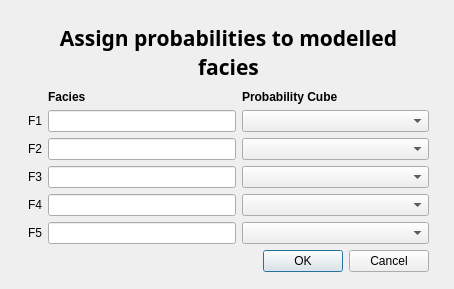
<?xml version="1.0" encoding="UTF-8"?>
<ui version="4.0">
 <class>Form</class>
 <widget class="QWidget" name="Form">
  <property name="geometry">
   <rect>
    <x>0</x>
    <y>0</y>
    <width>454</width>
    <height>289</height>
   </rect>
  </property>
  <property name="windowTitle">
   <string>Form</string>
  </property>
  <widget class="QWidget" name="">
   <property name="geometry">
    <rect>
     <x>28</x>
     <y>21</y>
     <width>401</width>
     <height>251</height>
    </rect>
   </property>
   <layout class="QGridLayout" name="gridLayout_2">
    <item row="0" column="0">
     <widget class="QLabel" name="Heading_label">
      <property name="font">
       <font>
        <family>Abyssinica SIL</family>
        <pointsize>16</pointsize>
        <weight>75</weight>
        <bold>true</bold>
       </font>
      </property>
      <property name="layoutDirection">
       <enum>Qt::LeftToRight</enum>
      </property>
      <property name="autoFillBackground">
       <bool>false</bool>
      </property>
      <property name="text">
       <string>Assign probabilities to modelled facies</string>
      </property>
      <property name="alignment">
       <set>Qt::AlignCenter</set>
      </property>
      <property name="wordWrap">
       <bool>true</bool>
      </property>
     </widget>
    </item>
    <item row="3" column="0">
     <widget class="QDialogButtonBox" name="buttonBox">
      <property name="standardButtons">
       <set>QDialogButtonBox::Cancel|QDialogButtonBox::Ok</set>
      </property>
     </widget>
    </item>
    <item row="1" column="0">
     <layout class="QGridLayout" name="gridLayout">
      <item row="1" column="0">
       <widget class="QLabel" name="F1_label">
        <property name="text">
         <string>F1</string>
        </property>
       </widget>
      </item>
      <item row="1" column="1">
       <widget class="KTreeWidgetSearchLine" name="F1_ktreewidgetsearchline"/>
      </item>
      <item row="1" column="2">
       <widget class="KHistoryComboBox" name="F1_khistorycombobox"/>
      </item>
      <item row="2" column="0">
       <widget class="QLabel" name="F2_label">
        <property name="text">
         <string>F2</string>
        </property>
       </widget>
      </item>
      <item row="2" column="1">
       <widget class="KTreeWidgetSearchLine" name="F2_ktreewidgetsearchline"/>
      </item>
      <item row="2" column="2">
       <widget class="KHistoryComboBox" name="F2_khistorycombobox">
        <property name="sizePolicy">
         <sizepolicy hsizetype="MinimumExpanding" vsizetype="Fixed">
          <horstretch>0</horstretch>
          <verstretch>0</verstretch>
         </sizepolicy>
        </property>
       </widget>
      </item>
      <item row="3" column="0">
       <widget class="QLabel" name="F3_label">
        <property name="text">
         <string>F3</string>
        </property>
       </widget>
      </item>
      <item row="3" column="1">
       <widget class="KTreeWidgetSearchLine" name="F3_ktreewidgetsearchline"/>
      </item>
      <item row="3" column="2">
       <widget class="KHistoryComboBox" name="F3_khistorycombobox">
        <property name="sizePolicy">
         <sizepolicy hsizetype="MinimumExpanding" vsizetype="Fixed">
          <horstretch>0</horstretch>
          <verstretch>0</verstretch>
         </sizepolicy>
        </property>
       </widget>
      </item>
      <item row="4" column="0">
       <widget class="QLabel" name="F4_label">
        <property name="text">
         <string>F4</string>
        </property>
       </widget>
      </item>
      <item row="4" column="1">
       <widget class="KTreeWidgetSearchLine" name="F4_ktreewidgetsearchline"/>
      </item>
      <item row="4" column="2">
       <widget class="KHistoryComboBox" name="F4_khistorycombobox">
        <property name="sizePolicy">
         <sizepolicy hsizetype="MinimumExpanding" vsizetype="Fixed">
          <horstretch>0</horstretch>
          <verstretch>0</verstretch>
         </sizepolicy>
        </property>
       </widget>
      </item>
      <item row="5" column="0">
       <widget class="QLabel" name="F5_label">
        <property name="text">
         <string>F5</string>
        </property>
       </widget>
      </item>
      <item row="5" column="1">
       <widget class="KTreeWidgetSearchLine" name="F5_ktreewidgetsearchline"/>
      </item>
      <item row="5" column="2">
       <widget class="KHistoryComboBox" name="F5_khistorycombobox">
        <property name="sizePolicy">
         <sizepolicy hsizetype="MinimumExpanding" vsizetype="Fixed">
          <horstretch>0</horstretch>
          <verstretch>0</verstretch>
         </sizepolicy>
        </property>
       </widget>
      </item>
      <item row="0" column="1">
       <widget class="QLabel" name="Facies_label">
        <property name="font">
         <font>
          <weight>75</weight>
          <bold>true</bold>
         </font>
        </property>
        <property name="text">
         <string>Facies</string>
        </property>
       </widget>
      </item>
      <item row="0" column="2">
       <widget class="QLabel" name="Probability_label">
        <property name="font">
         <font>
          <weight>75</weight>
          <bold>true</bold>
         </font>
        </property>
        <property name="text">
         <string>Probability Cube</string>
        </property>
       </widget>
      </item>
     </layout>
    </item>
   </layout>
  </widget>
 </widget>
 <customwidgets>
  <customwidget>
   <class>KTreeWidgetSearchLine</class>
   <extends>KLineEdit</extends>
   <header>ktreewidgetsearchline.h</header>
  </customwidget>
  <customwidget>
   <class>KLineEdit</class>
   <extends>QLineEdit</extends>
   <header>klineedit.h</header>
  </customwidget>
  <customwidget>
   <class>KComboBox</class>
   <extends>QComboBox</extends>
   <header>kcombobox.h</header>
  </customwidget>
  <customwidget>
   <class>KHistoryComboBox</class>
   <extends>KComboBox</extends>
   <header>khistorycombobox.h</header>
  </customwidget>
 </customwidgets>
 <resources/>
 <connections/>
</ui>
